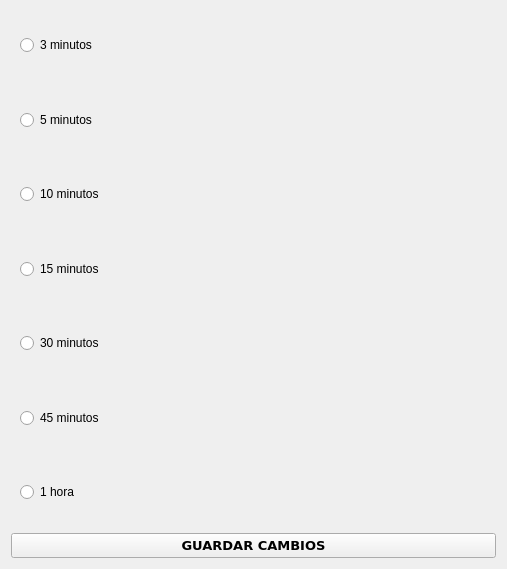
<?xml version="1.0" encoding="UTF-8"?>
<ui version="4.0">
 <class>Form</class>
 <widget class="QWidget" name="Form">
  <property name="geometry">
   <rect>
    <x>0</x>
    <y>0</y>
    <width>507</width>
    <height>569</height>
   </rect>
  </property>
  <property name="windowTitle">
   <string>Intervalo</string>
  </property>
  <property name="styleSheet">
   <string notr="true">QWidget[state=&quot;on&quot;]{
	font-size: 14pt;color: #FFFFFF;background-color: #3498db;border-radius: 7px;
}

QWidget[state=&quot;off&quot;]{
font-size: 10pt;color: #7f8f98;background-color: #cbe3f2;boder: 5px solid #64D6EE;border-radius: 7px;
}</string>
  </property>
  <layout class="QVBoxLayout" name="verticalLayout">
   <item>
    <layout class="QVBoxLayout" name="verticalLayout_9">
     <item>
      <widget class="QWidget" name="widgetMin3" native="true">
       <property name="styleSheet">
        <string notr="true"/>
       </property>
       <layout class="QVBoxLayout" name="verticalLayout_2">
        <item>
         <widget class="QRadioButton" name="min3">
          <property name="cursor">
           <cursorShape>PointingHandCursor</cursorShape>
          </property>
          <property name="text">
           <string>3 minutos</string>
          </property>
         </widget>
        </item>
       </layout>
      </widget>
     </item>
     <item>
      <widget class="QWidget" name="frameMin5" native="true">
       <property name="styleSheet">
        <string notr="true"/>
       </property>
       <layout class="QVBoxLayout" name="verticalLayout_3">
        <item>
         <widget class="QRadioButton" name="min5">
          <property name="cursor">
           <cursorShape>PointingHandCursor</cursorShape>
          </property>
          <property name="styleSheet">
           <string notr="true"/>
          </property>
          <property name="text">
           <string>5 minutos</string>
          </property>
         </widget>
        </item>
       </layout>
      </widget>
     </item>
     <item>
      <widget class="QWidget" name="frameMin10" native="true">
       <property name="styleSheet">
        <string notr="true"/>
       </property>
       <layout class="QVBoxLayout" name="verticalLayout_4">
        <item>
         <widget class="QRadioButton" name="min10">
          <property name="cursor">
           <cursorShape>PointingHandCursor</cursorShape>
          </property>
          <property name="text">
           <string>10 minutos</string>
          </property>
         </widget>
        </item>
       </layout>
      </widget>
     </item>
     <item>
      <widget class="QWidget" name="frameMin15" native="true">
       <property name="styleSheet">
        <string notr="true"/>
       </property>
       <layout class="QVBoxLayout" name="verticalLayout_5">
        <item>
         <widget class="QRadioButton" name="min15">
          <property name="cursor">
           <cursorShape>PointingHandCursor</cursorShape>
          </property>
          <property name="text">
           <string>15 minutos</string>
          </property>
         </widget>
        </item>
       </layout>
      </widget>
     </item>
     <item>
      <widget class="QWidget" name="frameMin30" native="true">
       <property name="styleSheet">
        <string notr="true"/>
       </property>
       <layout class="QVBoxLayout" name="verticalLayout_6">
        <item>
         <widget class="QRadioButton" name="min30">
          <property name="cursor">
           <cursorShape>PointingHandCursor</cursorShape>
          </property>
          <property name="text">
           <string>30 minutos</string>
          </property>
         </widget>
        </item>
       </layout>
      </widget>
     </item>
     <item>
      <widget class="QWidget" name="frameMin45" native="true">
       <property name="styleSheet">
        <string notr="true"/>
       </property>
       <layout class="QVBoxLayout" name="verticalLayout_7">
        <item>
         <widget class="QRadioButton" name="min45">
          <property name="cursor">
           <cursorShape>PointingHandCursor</cursorShape>
          </property>
          <property name="text">
           <string>45 minutos</string>
          </property>
         </widget>
        </item>
       </layout>
      </widget>
     </item>
     <item>
      <widget class="QWidget" name="widgetMin60" native="true">
       <property name="styleSheet">
        <string notr="true"/>
       </property>
       <layout class="QVBoxLayout" name="verticalLayout_8">
        <item>
         <widget class="QRadioButton" name="min60">
          <property name="cursor">
           <cursorShape>PointingHandCursor</cursorShape>
          </property>
          <property name="text">
           <string>1 hora</string>
          </property>
         </widget>
        </item>
       </layout>
      </widget>
     </item>
    </layout>
   </item>
   <item>
    <widget class="QPushButton" name="pushButton">
     <property name="font">
      <font>
       <family>Verdana</family>
       <pointsize>10</pointsize>
       <weight>75</weight>
       <bold>true</bold>
      </font>
     </property>
     <property name="text">
      <string>GUARDAR CAMBIOS</string>
     </property>
    </widget>
   </item>
  </layout>
 </widget>
 <resources/>
 <connections/>
</ui>
